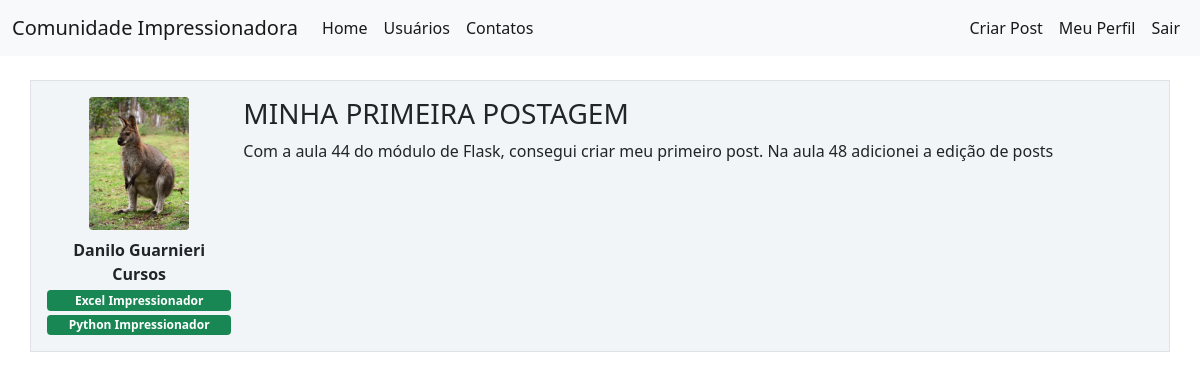
The app's page /post/1 (signed in) with its own data.
### comunidadeimpressionadora/models.py (models this page shows, shortened)
class Usuario(database.Model, UserMixin):
    id = database.Column(database.Integer, primary_key=True)
    username = database.Column(database.String, nullable=False)
    email = database.Column(database.String, nullable=False, unique=True)
    senha = database.Column(database.String, nullable=False)
    foto_perfil = database.Column(database.String, default='default.jpg')
    posts = database.relationship('Post', backref='autor', lazy=True)
    cursos = database.Column(database.String, nullable=False, default='Não Informado')

class Post(database.Model):
    id = database.Column(database.Integer, primary_key=True)
    titulo = database.Column(database.String, nullable=False)
    corpo = database.Column(database.Text, nullable=False)
    data_criacao = database.Column(database.DateTime(timezone=True),nullable=False,default=lambda: datetime.now(timezone.utc))
    id_usuario = database.Column(database.Integer, database.ForeignKey('usuario.id'), nullable=False)

### comunidadeimpressionadora/routes.py (the view)
@app.route('/post/<post_id>', methods=['GET', 'POST'])
@login_required
def exibir_post(post_id):
    post = Post.query.get(post_id)
    if current_user == post.autor:
        form = FormCriarPost()
        if request.method == 'GET':
            form.titulo.data = post.titulo
            form.corpo.data = post.corpo
        elif form.validate_on_submit():
            post.titulo = form.titulo.data
            post.corpo = form.corpo.data
            database.session.commit()
            flash('Post Atualizado com Sucesso', 'alert-success')
            return redirect(url_for('home'))
    else:
        form = None
    return render_template('post.html', post=post, form=form)

### comunidadeimpressionadora/models.py (called while the page is built)
@login_manager.user_loader
def load_usuario(id_usuario):
    return Usuario.query.get(int(id_usuario))

### comunidadeimpressionadora/templates/post.html (shortened to what this page needs)
{% extends "base.html" %}
{% block body %}
   <div class="container mt-3">
        <div class="row border mt-4 p-3 meupost">
          <div class="col col-2">
            <div class="text-center">
                <img src="{{ url_for('static', filename='fotos_perfil/{}'.format(post.autor.foto_perfil)) }}"
                    class="rounded img-fluid mb-2" width="100">
                <div class="fw-bold">
                    {{ post.autor.username }}
                </div>
                <div class="row justify-content-center">
                      <strong>Cursos</strong><br>
                      {% for curso in post.autor.cursos.split(';') %}
                          {% if not ';' in post.autor.cursos %}
                            <button type="button" class="btn mt-2" disabled>Sem Cursos Cadastrados</button>
                          {% else %}
                         <span class="badge bg-success mt-1 w-100 text-wrap">{{curso}}</span>
                          {% endif %}
                      {% endfor %}
                </div>
            </div>
          </div>
          <div class="col col-10">
            <h3>{{ post.titulo }}</h3>
            <p> {{ post.corpo }}<p>
          </div>
        </div>
   </div>
{% endblock %}

### comunidadeimpressionadora/static/styles.css (style rules this page uses)
.meupost { background: #f2f5f8; }

### records on screen
Usuario: foto_perfil (picture), autor.username "Danilo Guarnieri"
Post: titulo "MINHA PRIMEIRA POSTAGEM", corpo "Com a aula 44 do módulo de Flask, consegui criar meu primeiro post. Na aula 48 adicionei a edição de posts"

### other values on screen
{{ curso }} "Excel Impressionador" "Python Impressionador"
